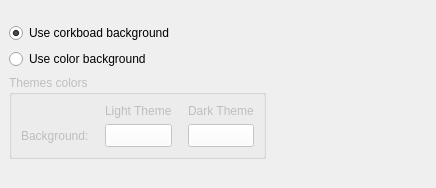
         <widget class="QWidget" name="cardsPage">
          <layout class="QVBoxLayout" name="verticalLayout_6">
           <property name="spacing">
            <number>0</number>
           </property>
           <property name="leftMargin">
            <number>0</number>
           </property>
           <property name="topMargin">
            <number>0</number>
           </property>
           <property name="rightMargin">
            <number>0</number>
           </property>
           <property name="bottomMargin">
            <number>0</number>
           </property>
           <item>
            <widget class="QLabel" name="topRightEmptyLabel_9">
             <property name="sizePolicy">
              <sizepolicy hsizetype="Expanding" vsizetype="Preferred">
               <horstretch>0</horstretch>
               <verstretch>0</verstretch>
              </sizepolicy>
             </property>
             <property name="text">
              <string/>
             </property>
            </widget>
           </item>
           <item>
            <widget class="QWidget" name="cardsPageWidget" native="true">
             <property name="sizePolicy">
              <sizepolicy hsizetype="Expanding" vsizetype="Expanding">
               <horstretch>0</horstretch>
               <verstretch>0</verstretch>
              </sizepolicy>
             </property>
             <layout class="QGridLayout" name="gridLayout_19">
              <item row="0" column="0">
               <widget class="QRadioButton" name="cardsUseCorkboardBackground">
                <property name="text">
                 <string>Use corkboad background</string>
                </property>
                <property name="checked">
                 <bool>true</bool>
                </property>
               </widget>
              </item>
              <item row="1" column="0">
               <widget class="QRadioButton" name="cardsUseColorsBackground">
                <property name="text">
                 <string>Use color background</string>
                </property>
               </widget>
              </item>
              <item row="2" column="0">
               <widget class="QGroupBox" name="cardsColorsGroup">
                <property name="enabled">
                 <bool>false</bool>
                </property>
                <property name="title">
                 <string>Themes colors</string>
                </property>
                <layout class="QGridLayout" name="gridLayout_16">
                 <property name="horizontalSpacing">
                  <number>16</number>
                 </property>
                 <item row="1" column="1">
                  <widget class="QToolButton" name="cardsBackgroundColor">
                   <property name="sizePolicy">
                    <sizepolicy hsizetype="Preferred" vsizetype="Preferred">
                     <horstretch>0</horstretch>
                     <verstretch>0</verstretch>
                    </sizepolicy>
                   </property>
                   <property name="palette">
                    <palette>
                     <active>
                      <colorrole role="Button">
                       <brush brushstyle="SolidPattern">
                        <color alpha="255">
                         <red>255</red>
                         <green>255</green>
                         <blue>255</blue>
                        </color>
                       </brush>
                      </colorrole>
                     </active>
                     <inactive>
                      <colorrole role="Button">
                       <brush brushstyle="SolidPattern">
                        <color alpha="255">
                         <red>255</red>
                         <green>255</green>
                         <blue>255</blue>
                        </color>
                       </brush>
                      </colorrole>
                     </inactive>
                     <disabled>
                      <colorrole role="Button">
                       <brush brushstyle="SolidPattern">
                        <color alpha="255">
                         <red>255</red>
                         <green>255</green>
                         <blue>255</blue>
                        </color>
                       </brush>
                      </colorrole>
                     </disabled>
                    </palette>
                   </property>
                   <property name="text">
                    <string/>
                   </property>
                  </widget>
                 </item>
                 <item row="1" column="0">
                  <widget class="QLabel" name="label_26">
                   <property name="text">
                    <string>Background:</string>
                   </property>
                  </widget>
                 </item>
                 <item row="0" column="2">
                  <widget class="QLabel" name="label_36">
                   <property name="text">
                    <string>Dark Theme</string>
                   </property>
                  </widget>
                 </item>
                 <item row="0" column="1">
                  <widget class="QLabel" name="label_35">
                   <property name="text">
                    <string>Light Theme</string>
                   </property>
                  </widget>
                 </item>
                 <item row="1" column="2">
                  <widget class="QToolButton" name="cardsBackgroundColorDark">
                   <property name="sizePolicy">
                    <sizepolicy hsizetype="Preferred" vsizetype="Preferred">
                     <horstretch>0</horstretch>
                     <verstretch>0</verstretch>
                    </sizepolicy>
                   </property>
                   <property name="palette">
                    <palette>
                     <active>
                      <colorrole role="Button">
                       <brush brushstyle="SolidPattern">
                        <color alpha="255">
                         <red>255</red>
                         <green>255</green>
                         <blue>255</blue>
                        </color>
                       </brush>
                      </colorrole>
                     </active>
                     <inactive>
                      <colorrole role="Button">
                       <brush brushstyle="SolidPattern">
                        <color alpha="255">
                         <red>255</red>
                         <green>255</green>
                         <blue>255</blue>
                        </color>
                       </brush>
                      </colorrole>
                     </inactive>
                     <disabled>
                      <colorrole role="Button">
                       <brush brushstyle="SolidPattern">
                        <color alpha="255">
                         <red>255</red>
                         <green>255</green>
                         <blue>255</blue>
                        </color>
                       </brush>
                      </colorrole>
                     </disabled>
                    </palette>
                   </property>
                   <property name="text">
                    <string/>
                   </property>
                  </widget>
                 </item>
                </layout>
               </widget>
              </item>
              <item row="3" column="0">
               <spacer name="verticalSpacer_2">
                <property name="orientation">
                 <enum>Qt::Vertical</enum>
                </property>
                <property name="sizeHint" stdset="0">
                 <size>
                  <width>20</width>
                  <height>20</height>
                 </size>
                </property>
               </spacer>
              </item>
              <item row="0" column="1" rowspan="3">
               <spacer name="horizontalSpacer_13">
                <property name="orientation">
                 <enum>Qt::Horizontal</enum>
                </property>
                <property name="sizeHint" stdset="0">
                 <size>
                  <width>161</width>
                  <height>131</height>
                 </size>
                </property>
               </spacer>
              </item>
             </layout>
            </widget>
           </item>
          </layout>
         </widget>
